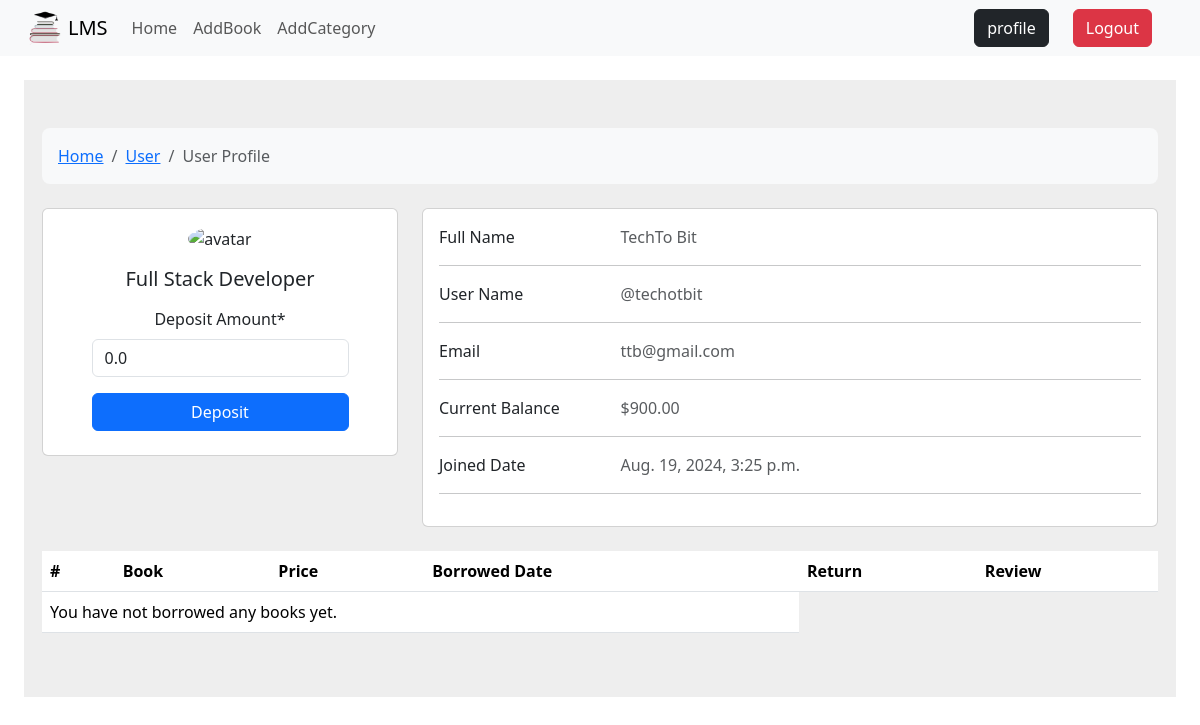
The app's page /auth/profile/ (signed in) with its own data.
### User/models.py (models this page shows, shortened)
class Profile(models.Model):
	user = models.OneToOneField(User, related_name='profile', on_delete=models.CASCADE)
	balance = models.DecimalField(max_digits=10, decimal_places=2, default=0.0)

### User/views.py (the view, shortened to what this page needs)
# urls.py: path('profile/', ProfileView, name='profile')
def ProfileView(request):
	profile = request.user.profile
	if request.method=="POST" and 'deposit_balance' in request.POST:
		deposit_form = DepositBalanceForm(request.POST)
		if deposit_form.is_valid():
				amount = deposit_form.cleaned_data['balance']
				print("amount", amount)
				profile.balance+=amount
				print("profile.balance", profile.balance)
				profile.save()
				subject = 'Transactions Message',
				message = f'Dear {request.user.username}, You account has {amount} Debited'
				email_from = settings.EMAIL_HOST_USER
				recipient_list = [request.user.email, ]
				send_mail( subject, message, email_from, recipient_list )
				return redirect('profile')
	else:
		deposit_form= DepositBalanceForm()
	borrowed_books = BorrowedBooks.objects.filter(user=request.user)
	if request.method == 'POST' and 'add_review' in request.POST:
		review_form = AddReviewsForm(request.POST)
		book_id = request.POST.get('book_id')
		book = get_object_or_404(Books, id=book_id)
		if review_form.is_valid():
			review = review_form.save(commit=False)
			review.user = request.user
			review.book = book
			review.save()
			messages.success(request, f'Thank you for reviewing {book.title}!')
			return redirect('profile')
	else:
		review_form = AddReviewsForm()
	return render(request, 'profile.html', {
        'deposit_form': deposit_form,
        'review_form': review_form,
        'profile': profile,
        'borrowed_books': borrowed_books
    })

### User/forms.py
class DepositBalanceForm(forms.ModelForm):
	class Meta:
		model = Profile
		fields=['balance']
		labels = {
            'balance': 'Deposit Amount',
        }

### Books/forms.py
class AddReviewsForm(forms.ModelForm):
		class Meta:
				model = Reviews
				fields = ['rate', 'body']
				widgets = {
            'body': forms.Textarea(attrs={'rows': 3, 'cols': 40}),
        }

### User/templates/profile.html (shortened to what this page needs)
{% extends "base.html" %}
{% block content %}
{% load crispy_forms_tags %}
<section style="background-color: #eee;">
    <div class="container py-5">
      <div class="row">
        <div class="col">
          <nav aria-label="breadcrumb" class="bg-body-tertiary rounded-3 p-3 mb-4">
            <ol class="breadcrumb mb-0">
              <li class="breadcrumb-item"><a href="#">Home</a></li>
              <li class="breadcrumb-item"><a href="#">User</a></li>
              <li class="breadcrumb-item active" aria-current="page">User Profile</li>
            </ol>
          </nav>
        </div>
      </div>
      <div class="row">
        <div class="col-lg-4">
          <div class="card mb-4">
            <div class="card-body text-center">
              <img src="https://mdbcdn.b-cdn.net/img/Photos/new-templates/bootstrap-chat/ava3.webp" alt="avatar"
                class="rounded-circle img-fluid" style="width: 150px;">
              <h5 class="my-3">Full Stack Developer</h5>
              <div class="d-flex justify-content-center mb-2">
                <form method="POST" class='d-flex flex-column'>
                    {{deposit_form|crispy}}
                    <button type="submit" name='deposit_balance' data-mdb-button-init data-mdb-ripple-init class="btn btn-primary">Deposit</button>
                </form>
                </div>
            </div>
        </div>
        </div>
        <div class="col-lg-8">
          <div class="card mb-4">
            <div class="card-body">
              <div class="row">
                <div class="col-sm-3">
                  <p class="mb-0">Full Name</p>
                </div>
                <div class="col-sm-9">
                  <p class="text-muted mb-0">{{ profile.user.first_name }} {{ profile.user.last_name }}</p>
                </div>
              </div>
              <hr>
              <div class="row">
                <div class="col-sm-3">
                  <p class="mb-0">User Name</p>
                </div>
                <div class="col-sm-9">
                  <p class="text-muted mb-0">@{{ profile.user.username }} </p>
                </div>
              </div>
              <hr>
              <div class="row">
                <div class="col-sm-3">
                  <p class="mb-0">Email</p>
                </div>
                <div class="col-sm-9">
                  <p class="text-muted mb-0">{{ profile.user.email }} </p>
                </div>
              </div>
              <hr>
              <div class="row">
                <div class="col-sm-3">
                  <p class="mb-0">Current Balance</p>
                </div>
                <div class="col-sm-9">
                  <p class="text-muted mb-0"> ${{ profile.balance }}</p>
                </div>
              </div>
              <hr>
              <div class="row">
                <div class="col-sm-3">
                  <p class="mb-0">Joined Date</p>
                </div>
                <div class="col-sm-9">
                  <p class="text-muted mb-0"> {{ profile.user.date_joined }}</p>
                </div>
              </div>
              <hr>
            </div>
          </div>
        </div>
      </div>
      <table class="table">
        <thead>
          <tr>
            <th scope="col">#</th>
            <th scope="col">Book</th>
            <th scope="col">Price</th>
            <th scope="col">Borrowed Date</th>
            <th scope="col">Return</th>
            <th scope="col">Review</th>
          </tr>
        </thead>
        <tbody>
          {% for borrowed_book in borrowed_books %}
              <tr>
                  <th scope="row">{{ borrowed_book.book.id }}</th>
                  <td>
                    <div class="d-flex align-items-center">
                      <img
                          src={{borrowed_book.book.image.url}}
                          alt=""
                          style="width: 45px; height: 45px"
                          class="rounded-circle"
                          />
                      <div class="ms-3">
                            <p class="fw-bold mb-1">{{ borrowed_book.book.title }}</p>
                            <p class="text-muted mb-0">by {{ borrowed_book.book.author }}</p>
                      </div>
                    </div>
                  </td>
                  <td>{{ borrowed_book.book.price }}</td>
                  <td>{{ borrowed_book.borrowed_on }}</td>
                  <td>
                      <form method="post">
                          {% csrf_token %}
                          <input type="hidden" name="book_id" value="{{ borrowed_book.id }}">
                          <button type="submit" name='return_book' class="btn btn-primary">Get Pay</button>
                      </form>
                  </td>
                  <td>
                    <button type="button" class="btn btn-warning" data-bs-toggle="modal" data-bs-target="#reviewModal{{ borrowed_book.book.id }}">
                      Give Rateing
                  </button>
                  </td>
              </tr>
            <div class="modal fade" id="reviewModal{{ borrowed_book.book.id }}" tabindex="-1" aria-labelledby="reviewModalLabel{{ borrowed_book.book.id }}" aria-hidden="true">
                <div class="modal-dialog">
                    <div class="modal-content">
                        <div class="modal-header">
                            <h5 class="modal-title" id="reviewModalLabel{{ borrowed_book.book.id }}">Review {{ borrowed_book.book.title }}</h5>
                            <button type="button" class="btn-close" data-bs-dismiss="modal" aria-label="Close"></button>
                        </div>
                        <div class="modal-body">
                            <form method="post">
                                {% csrf_token %}
                                <input type="hidden" name="book_id" value="{{ borrowed_book.book.id }}">
                                {{ review_form.as_p }}
                                <button type="submit" name="add_review" class="btn btn-primary">Submit Review</button>
                            </form>
                        </div>
                    </div>
                </div>
            </div>
        </td>
    </tr>
          {% empty %}
              <tr>
                  <td colspan="4">You have not borrowed any books yet.</td>
              </tr>
          {% endfor %}
      </tbody>
      </table>
    </div>
  </section>
{% endblock %}

### records on screen
Profile: user.first_name "TechTo", user.last_name "Bit", user.username "techotbit", user.email "ttb@gmail.com", balance "900.00", user.date_joined "Aug. 19, 2024, 3:25 p.m."
